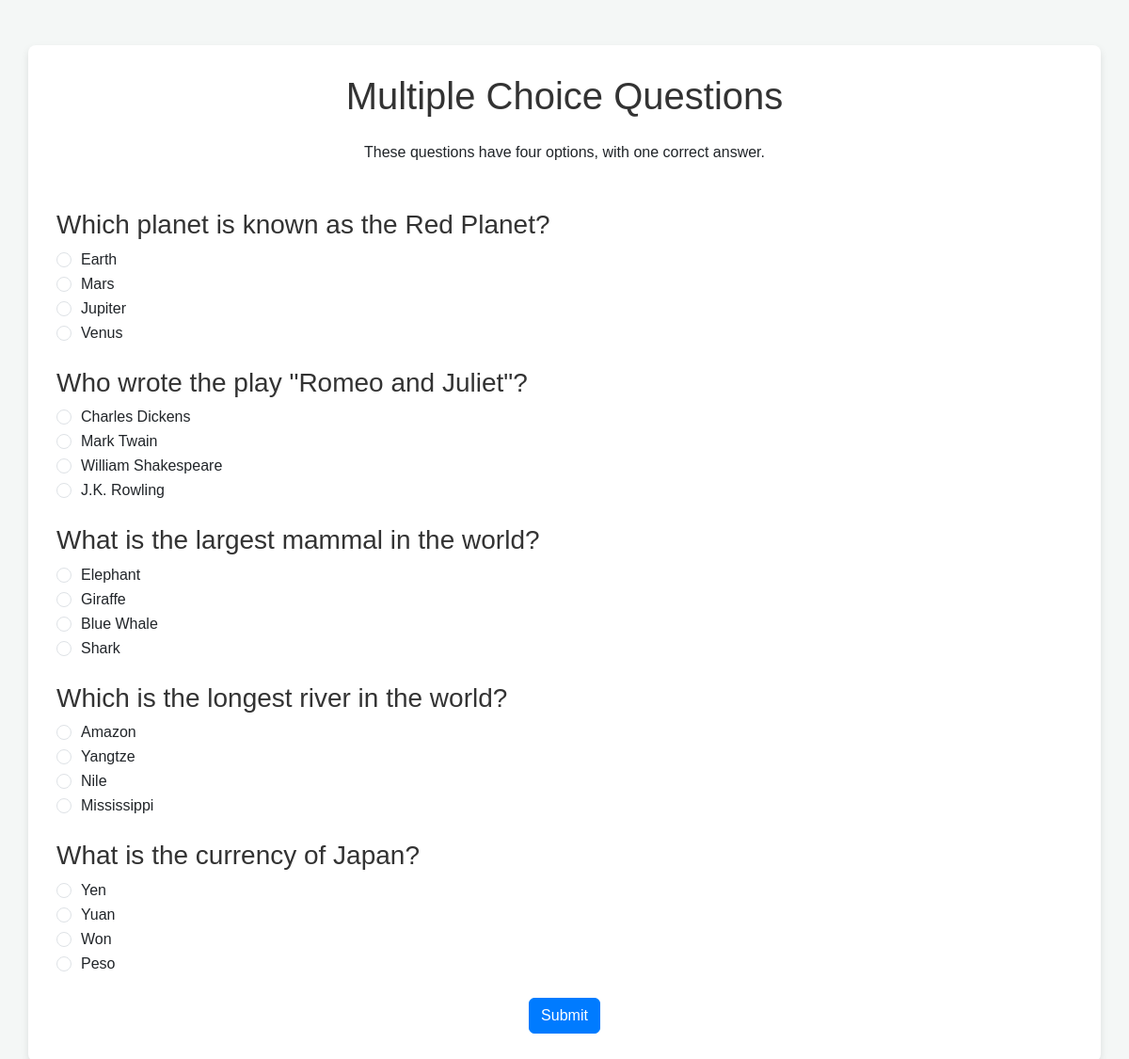
Page /2/ on the committed database.
### quiz/models.py (models this page shows, shortened)
class Quiz(models.Model):
    title = models.CharField(max_length=255)
    description = models.TextField()

class Question(models.Model):
    quiz = models.ForeignKey(Quiz, related_name='questions', on_delete=models.CASCADE)
    text = models.CharField(max_length=255)

class Answer(models.Model):
    question = models.ForeignKey(Question, related_name='answers', on_delete=models.CASCADE)
    text = models.CharField(max_length=255)
    is_correct = models.BooleanField(default=False)

### quiz/views.py (the view, shortened to what this page needs)
# urls.py: path('<int:quiz_id>/', views.quiz_detail, name='quiz_detail'),
def quiz_detail(request, quiz_id):
    quiz = get_object_or_404(Quiz, pk=quiz_id)
    return render(request, 'quiz/quiz_detail.html', {'quiz': quiz})

### quiz/templates/quiz/quiz_detail.html (shortened to what this page needs)
<!DOCTYPE html>
<html lang="en">
<head>
    <link rel="stylesheet" href="https://cdnjs.cloudflare.com/ajax/libs/bootstrap/5.3.0/css/bootstrap.min.css">
</head>
<body>
    <div class="container mt-5">
        <h1 class="mb-4 text-center">{{ quiz.title }}</h1>
        <p class="text-center mb-5">{{ quiz.description }}</p>
        <form id="quizForm" method="POST">
            {% for question in quiz.questions.all %}
                <div class="mb-4">
                    <h3>{{ question.text }}</h3>
                    {% for answer in question.answers.all %}
                        <div class="form-check">
                            <input class="form-check-input" type="radio" name="question_{{ question.id }}" value="{{ answer.id }}">
                            <label class="form-check-label">{{ answer.text }}</label>
                        </div>
                    {% endfor %}
                </div>
            {% endfor %}
            <div class="text-center">
                <button type="submit" class="btn btn-primary">Submit</button>
            </div>
        </form>
    </div>
</body>
</html>

### quiz/templates/quiz/quiz_detail.html (style rules this page uses)
body { background-color: #f4f7f6; font-family: 'Arial', sans-serif; }
.container { background: white; border-radius: 8px; box-shadow: 0 4px 8px rgba(0,0,0,0.1); padding: 30px; }
h1, h3 { color: #333; }
.form-check-input { margin-right: 10px; }
.btn-primary { background-color: #007bff; border-color: #007bff; transition: background-color 0.3s, border-color 0.3s; }

### rows in the picture
Quiz: title "Multiple Choice Questions", description "These questions have four options, with one correct answer."
Question: text "Which planet is known as the Red Planet?"
Answer: text "Earth"
Answer: text "Mars"
Answer: text "Jupiter"
Answer: text "Venus"
Question: text "Who wrote the play \"Romeo and Juliet\"?"
Answer: text "Charles Dickens"
Answer: text "Mark Twain"
Answer: text "William Shakespeare"
Answer: text "J.K. Rowling"
Question: text "What is the largest mammal in the world?"
Answer: text "Elephant"
Answer: text "Giraffe"
Answer: text "Blue Whale"
Answer: text "Shark"
Question: text "Which is the longest river in the world?"
Answer: text "Amazon"
Answer: text "Yangtze"
Answer: text "Nile"
Answer: text "Mississippi"
Question: text "What is the currency of Japan?"
Answer: text "Yen"
Answer: text "Yuan"
Answer: text "Won"
Answer: text "Peso"
